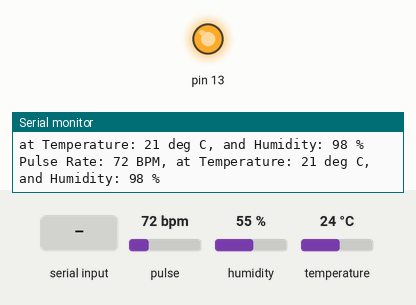
The sketch below on a simulated Arduino Uno, built with avr-gcc and run on an emulated ATmega328P. On the bench: output pins drawn as LEDs (lit = HIGH), the last lines printed to the serial monitor. Dashed ring = blinking. The test bench sets the inputs (shaded band); at power-on: pulse 72 bpm, humidity 55 %, temperature 24 °C. Pins used as bus, display or sensor lines are not drawn.

Above: at 1.2 s.
1.3 s: pulse set to 52 bpm
3.4 s: pulse set to 47 bpm
At 3.9 s:
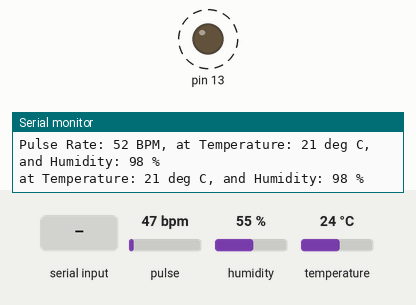
10.2 s: "K" received over the second serial link
At 10.2 s:
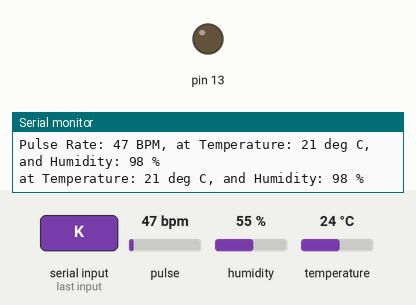
Timing chart, 0 to 18.8 s (numbered marks = the images above; inputs shaded):
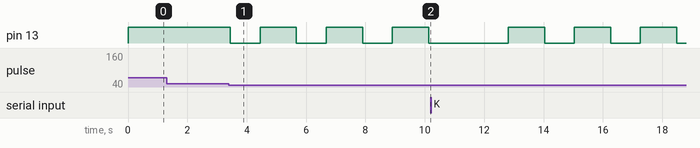

The sketch:

and-Ambient-Temperature-and-Humidity-Monitor-Using-BlueTooth.ino
```cpp
//for the project details, email at navid_bin_ahmed@yahoo.com

// for DHT11, VCC: 5V or 3V GND: GND; DATA: 5

#include <DHT.h>
//#include <SimpleDHT.h>
//int pinDHT11 = 2;
#define pinDHT11 2
#define DHTTYPE DHT11
DHT dht(pinDHT11, DHTTYPE);
//SimpleDHT11 dht11(pinDHT11);

//pulse initialization code
#define USE_ARDUINO_INTERRUPTS true    // Set-up low-level interrupts for most acurate BPM math.
#include <PulseSensorPlayground.h>     // Includes the PulseSensorPlayground Library.
const int PulseWire = A4;       // PulseSensor PURPLE WIRE connected to ANALOG PIN 0
const int LED13 = 13;          // The on-board Arduino LED, close to PIN 13.
int Threshold = 550;           // Determine which Signal to "count as a beat" and which to ignore.
                               // Use the "Gettting Started Project" to fine-tune Threshold Value beyond default setting.
                               // Otherwise leave the default "550" value.
PulseSensorPlayground pulseSensor;  // Creates an instance of the PulseSensorPlayground object called "pulseSensor"

//blutooth data transmission for both - pulse and then dht
#include <SoftwareSerial.h>
SoftwareSerial BTserial(10,11); //Tx, Rx

char inchar; // Will hold the incoming character from the GSM shield
String TextForSms ;
String MyBPM= "Heartbeat" ;
//String sign = "  BPM";
String humidity = "   %";
String temperature = "   Temperature";
//String sign = "  deg C";
int powerb = 6; // to power up the dht11 sensor, dht11 5v wire is connected with pin6 of the arduino.

/* "Drawing" the degree symbol
byte degreesymbol[8] = {
  B01100,
  B10010,
  B10010,
  B01100,
  B00000,
  B00000,
  B00000,
  B00000
};*/


void setup() {
// initialize digital pin LED_BUILTIN as an output.
  //pinMode(pinDHT11, OUTPUT);
  Serial.begin(115200);
  BTserial.begin(9600);
  pinMode(powerb, OUTPUT);
  digitalWrite(powerb,HIGH);

// Configure the PulseSensor object, by assigning our variables to it.
  pulseSensor.analogInput(PulseWire);
  pulseSensor.blinkOnPulse(LED13);       //auto-magically blink Arduino's LED with heartbeat.
  pulseSensor.setThreshold(Threshold);
// Double-check the "pulseSensor" object was created and "began" seeing a signal.
   if (pulseSensor.begin()) {
//Serial.println("We created a pulseSensor Object !");  //This prints one time at Arduino power-up,  or on Arduino reset.
    }
    }
   /*
   void delay2(unsigned long ms){
  unsigned long start = micros();
  while (micros() - start <= ms);

    }
*/
void loop()  {

int myBPM = pulseSensor.getBeatsPerMinute();  // Calls function on our pulseSensor object that returns BPM as an "int".myBPM" hold this BPM value now.
if (pulseSensor.sawStartOfBeat()) {            // Constantly test to see if "a beat happened".
Serial.print("Pulse Rate: "); Serial.print(myBPM );Serial.print(" BPM, ");  // If test is "true", print a message "a heartbeat happened".Print phrase "Heartbeat: ". Print the value inside of myBPM.
   delay(200); }                   // considered best practice in a simple sketch.

  //dht code part                    //Serial.println("Sample DHT11...");

byte     temperature = 0;
byte     humidity = 0;   //byte instead
  /*int err = SimpleDHTErrSuccess;
  if ((err = dht11.read(&temperature, &humidity, NULL)) != SimpleDHTErrSuccess) {
    Serial.print("Read DHT11 failed, err="); Serial.println(err);delay(1000);
    return; }*/
  temperature = dht.readTemperature ()-3;
  humidity = dht.readHumidity ()+43;

  Serial.print("at Temperature: ");  Serial.print((int)temperature ); Serial.print(" deg C, ");
  //Serial.print( degreesymbol[8]);
  Serial.print("and Humidity: ");  Serial.print((int)humidity); Serial.println(" %");
  // DHT11 sampling rate is 1HZ.
  delay(1000);


//transmission part
if(BTserial.available() == 0);
  if(BTserial.available() >0)
  {
    inchar=BTserial.read();
  Serial.println(inchar);
    delay(20);
    if (inchar=='K')
    {
      delay(10);

   Serial.println(inchar);

   delay(500);

  TextForSms = TextForSms+"Pulse Rate: ";
  TextForSms.concat(myBPM);
  TextForSms = TextForSms + " BPM,";

  TextForSms = TextForSms + "at Temperature: ";
  TextForSms.concat(temperature);
  TextForSms = TextForSms + " deg C, ";

  TextForSms = TextForSms + "and Humidity: ";
  TextForSms.concat(humidity);
  TextForSms = TextForSms + " %.";
  TextForSms = TextForSms +  "        To receive data again, please type 'S' and click on Send. Thank you.";

  BTserial.print(TextForSms);
  Serial.println(TextForSms);
  delay(1000);
  TextForSms = " ";
    }
    }
}
```

Measured:
- the behaviour switches between 50 and 49 bpm on pulse (found by bisection; images 0 and 1)
- after the input at 3.4 s, pin 13: alternates HIGH for 1.2 s and LOW for 1.0 s, starting after 0.05 s
